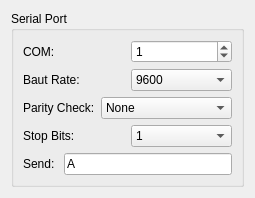
     <widget class="QWidget" name="page_13">
      <layout class="QVBoxLayout" name="verticalLayout_11">
       <item>
        <widget class="QGroupBox" name="groupBox">
         <property name="title">
          <string>Serial Port</string>
         </property>
         <layout class="QVBoxLayout" name="verticalLayout_10">
          <item>
           <layout class="QHBoxLayout" name="horizontalLayout_42">
            <item>
             <widget class="QLabel" name="label_29">
              <property name="text">
               <string notr="true">COM:</string>
              </property>
             </widget>
            </item>
            <item>
             <widget class="QSpinBox" name="serialportspinBox">
              <property name="maximum">
               <number>255</number>
              </property>
              <property name="value">
               <number>1</number>
              </property>
             </widget>
            </item>
           </layout>
          </item>
          <item>
           <layout class="QHBoxLayout" name="horizontalLayout_43">
            <item>
             <widget class="QLabel" name="label_31">
              <property name="text">
               <string>Baut Rate:</string>
              </property>
             </widget>
            </item>
            <item>
             <widget class="QComboBox" name="ebaudcomboBox">
              <property name="currentIndex">
               <number>2</number>
              </property>
              <item>
               <property name="text">
                <string notr="true">2400</string>
               </property>
              </item>
              <item>
               <property name="text">
                <string notr="true">4800</string>
               </property>
              </item>
              <item>
               <property name="text">
                <string notr="true">9600</string>
               </property>
              </item>
              <item>
               <property name="text">
                <string notr="true">14400</string>
               </property>
              </item>
              <item>
               <property name="text">
                <string notr="true">19200</string>
               </property>
              </item>
              <item>
               <property name="text">
                <string notr="true">38400</string>
               </property>
              </item>
              <item>
               <property name="text">
                <string notr="true">56000</string>
               </property>
              </item>
              <item>
               <property name="text">
                <string notr="true">57600</string>
               </property>
              </item>
              <item>
               <property name="text">
                <string notr="true">115200</string>
               </property>
              </item>
              <item>
               <property name="text">
                <string notr="true">128000</string>
               </property>
              </item>
              <item>
               <property name="text">
                <string notr="true">256000</string>
               </property>
              </item>
             </widget>
            </item>
           </layout>
          </item>
          <item>
           <layout class="QHBoxLayout" name="horizontalLayout_44">
            <item>
             <widget class="QLabel" name="label_38">
              <property name="text">
               <string>Parity Check:</string>
              </property>
             </widget>
            </item>
            <item>
             <widget class="QComboBox" name="eparcomboBox">
              <property name="currentIndex">
               <number>2</number>
              </property>
              <item>
               <property name="text">
                <string>Odd Parity Check</string>
               </property>
              </item>
              <item>
               <property name="text">
                <string>Even Parity Check</string>
               </property>
              </item>
              <item>
               <property name="text">
                <string>None</string>
               </property>
              </item>
             </widget>
            </item>
           </layout>
          </item>
          <item>
           <layout class="QHBoxLayout" name="horizontalLayout_45">
            <item>
             <widget class="QLabel" name="label_39">
              <property name="text">
               <string>Stop Bits:</string>
              </property>
             </widget>
            </item>
            <item>
             <widget class="QComboBox" name="estopcomboBox">
              <item>
               <property name="text">
                <string notr="true">1</string>
               </property>
              </item>
              <item>
               <property name="text">
                <string notr="true">1.5</string>
               </property>
              </item>
              <item>
               <property name="text">
                <string notr="true">2</string>
               </property>
              </item>
             </widget>
            </item>
           </layout>
          </item>
          <item>
           <layout class="QHBoxLayout" name="horizontalLayout_46">
            <item>
             <widget class="QLabel" name="label_40">
              <property name="text">
               <string>Send: </string>
              </property>
             </widget>
            </item>
            <item>
             <widget class="QLineEdit" name="paramaterlineEdit">
              <property name="inputMask">
               <string notr="true"/>
              </property>
              <property name="text">
               <string notr="true">A</string>
              </property>
              <property name="maxLength">
               <number>26</number>
              </property>
             </widget>
            </item>
           </layout>
          </item>
         </layout>
        </widget>
       </item>
      </layout>
     </widget>
